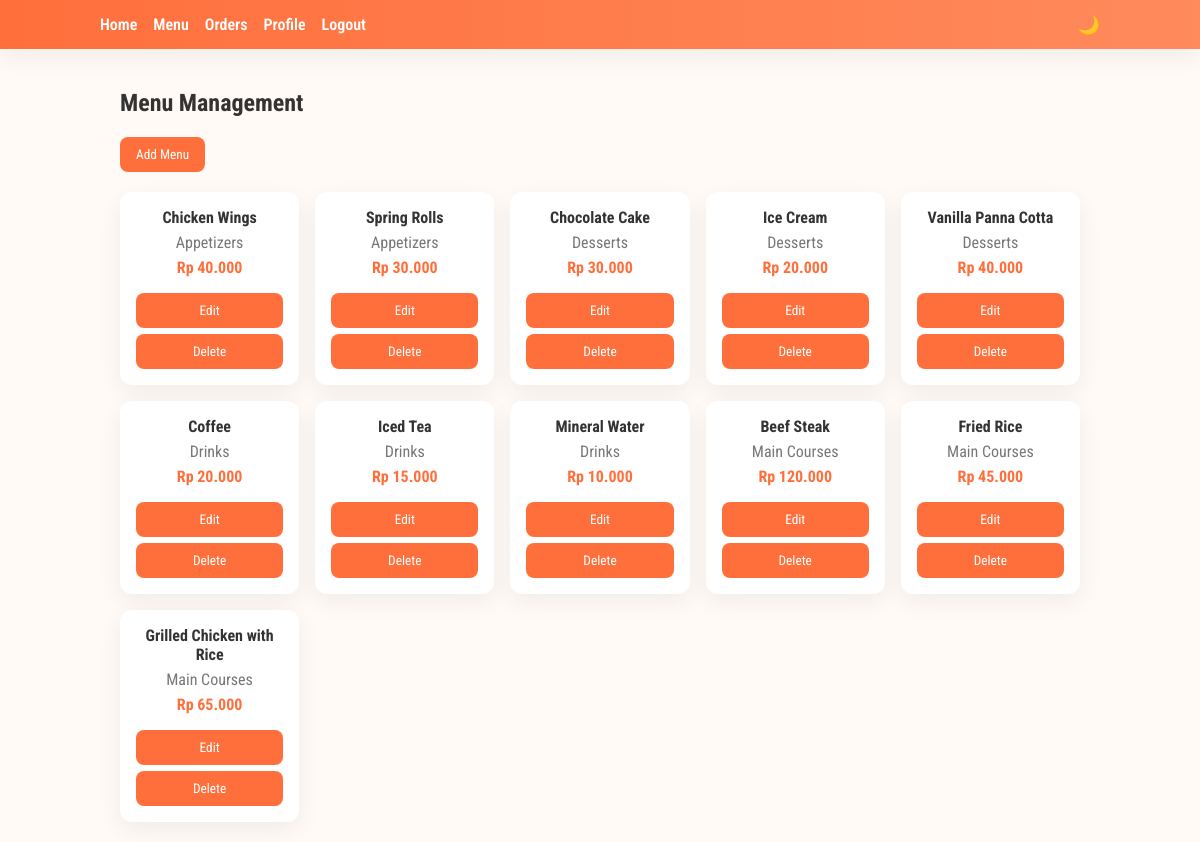
/menu (signed in), run on the app's committed database.
### menu_database_sqlite.py (models this page shows)
class FoodMenu(Base):
    __tablename__ = "food_menu"
    id = Column(Integer, primary_key=True, index=True)
    category = Column(String, nullable=False)
    item = Column(String, nullable=False)
    price = Column(Integer, nullable=False)

### app.py (the view)
@app.route("/menu")
def menu():
    if "user_id" not in session:
        return redirect(url_for("login"))
    menus = get_menu()
    return render_template("menu.html",menus=menus)

### menu_database_sqlite.py (called while the page is built)
def get_menu():
    session = SessionLocal()
    try:
        return session.query(FoodMenu).order_by(FoodMenu.category.asc(),
                                                FoodMenu.item.asc()).all()
    finally:
        session.close()

### templates/menu.html
{% extends "base.html" %}
{% block content %}
<h2>Menu Management</h2>
<a href="{{ url_for('add_menu') }}">
  <button>Add Menu</button>
</a>
<div class="menu-grid">
  {% for m in menus %}
  <div class="menu-card">
    <h4>{{ m.item }}</h4>
    <p>{{ m.category }}</p>
    <p><strong>{{ "Rp {:,}".format(m.price|int).replace(',', '.') }}</strong></p>
    <div style="margin-top:10px;">
      <a href="{{ url_for('edit_menu', menu_id=m.id) }}">
        <button>Edit</button>
      </a>
      <form action="{{ url_for('delete_menu', menu_id=m.id) }}" method="POST" style="display:inline;">
        <button type="submit">Delete</button>
      </form>
    </div>
  </div>
  {% endfor %}
</div>
{% endblock %}

### templates/base.html (shortened to what this page needs)
<!doctype html>
<html>
  <head>
    <link
      rel="stylesheet"
      href="{{ url_for('static', filename='style.css') }}"
    />
  </head>
  <body>
    {% if not (request.endpoint == 'login' or request.endpoint == 'register') %}
    <nav class="navbar">
      <div class="nav-inner">
        {% if session.get('user_id') %}
        <a href="{{ url_for('index') }}">Home</a>
        <a href="{{ url_for('menu') }}">Menu</a>
        <a href="{{ url_for('orders') }}">Orders</a>
        <a href="{{ url_for('profile') }}">Profile</a>
        <a href="{{ url_for('logout') }}">Logout</a>
        <span class="dark-toggle" onclick="toggleDark()" id="themeIcon">🌙</span>
        {% else %}
        <a href="{{ url_for('login') }}">Login</a>
        <a href="{{ url_for('register') }}">Register</a>
        {% endif %}
      </div>
    </nav>
    {% endif %}
    <main class="page">
      {% block content %}{% endblock %}
    </main>
  </body>
</html>

### static/style.css (style rules this page uses)
:root { --primary: #ff6f3c; --primary-dark: #e65a1c; --bg: #fffaf6; --card: #ffffff; --text: #333; --muted: #777; --shadow: 0 8px 24px rgba(0, 0, 0, 0.06); }
* { box-sizing: border-box; font-family: "Roboto Condensed", sans-serif; transition: all 0.2s ease; }
body { margin: 0; background: var(--bg); color: var(--text); }
.navbar { background: linear-gradient(90deg, var(--primary), #ff8a5c); padding: 14px; box-shadow: var(--shadow); }
.nav-inner { max-width: 1000px; margin: auto; display: flex; align-items: center; gap: 16px; }
.navbar a { color: white; font-weight: 600; text-decoration: none; }
.dark-toggle { margin-left: auto; cursor: pointer; font-size: 18px; }
.page { max-width: 1000px; margin: auto; padding: 20px; }
button, input[type="submit"] { background: var(--primary); color: white; border: none; padding: 10px 16px; border-radius: 8px; cursor: pointer; }
.menu-grid { display: grid; grid-template-columns: repeat(auto-fill, minmax(160px, 1fr)); gap: 16px; margin-top: 20px; }
.menu-card { background: var(--card); border-radius: 12px; padding: 16px; text-align: center; box-shadow: var(--shadow); cursor: pointer; transition: 0.2s ease; }
.menu-card h4 { margin: 0; font-size: 16px; }
.menu-card p { margin: 6px 0; color: var(--muted); }
.menu-card strong { color: var(--primary); font-size: 16px; }
.menu-card button { margin-top: 6px; width: 100%; }

### data on the page
FoodMenu: item "Chicken Wings", category "Appetizers", price "Rp 40.000"
FoodMenu: item "Spring Rolls", category "Appetizers", price "Rp 30.000"
FoodMenu: item "Chocolate Cake", category "Desserts", price "Rp 30.000"
FoodMenu: item "Ice Cream", category "Desserts", price "Rp 20.000"
FoodMenu: item "Vanilla Panna Cotta", category "Desserts", price "Rp 40.000"
FoodMenu: item "Coffee", category "Drinks", price "Rp 20.000"
FoodMenu: item "Iced Tea", category "Drinks", price "Rp 15.000"
FoodMenu: item "Mineral Water", category "Drinks", price "Rp 10.000"
FoodMenu: item "Beef Steak", category "Main Courses", price "Rp 120.000"
FoodMenu: item "Fried Rice", category "Main Courses", price "Rp 45.000"
FoodMenu: item "Grilled Chicken with Rice", category "Main Courses", price "Rp 65.000"
